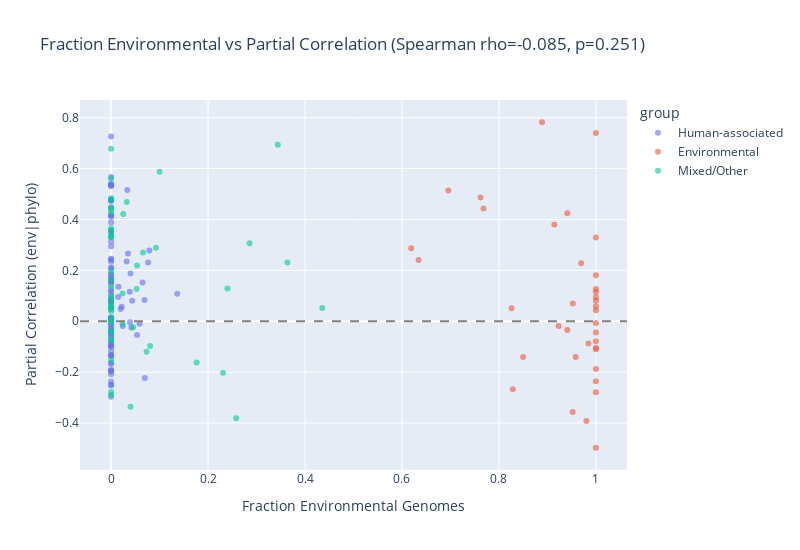

Source (notebook cell):
### Code cell
# Continuous: scatter of frac_env vs partial correlation
fig_cont = px.scatter(
    valid, x='frac_env', y='r_partial_emb_jaccard',
    color='group', hover_data=['short_name', 'n_genomes'],
    title=f'Fraction Environmental vs Partial Correlation (Spearman rho={rho_env:.3f}, p={p_env:.3f})',
    labels={'frac_env': 'Fraction Environmental Genomes',
            'r_partial_emb_jaccard': 'Partial Correlation (env|phylo)'},
    opacity=0.6,
)
fig_cont.add_hline(y=0, line_dash='dash', line_color='gray')
fig_cont.update_layout(width=800, height=550)
save_fig(fig_cont, 'frac_env_vs_partial_corr')
fig_cont.show()

### Figure 1 — Plotly figure (JSON) as saved in the notebook; plotly's stock layout.template omitted (floating-point values rounded to 4 significant figures; data arrays with more than 128 entries replaced by an {"elided": "..."} marker saying what was removed)
{"data": [{"customdata": {"elided": "93x2 mixed values"}, "hovertemplate": "group=Human-associated<br>Fraction Environmental Genomes=%{x}<br>Partial Correlation (env|phylo)=%{y}<br>short_name=%{customdata[0]}<br>n_genomes=%{customdata[1]}<extra></extra>", "legendgroup": "Human-associated", "marker": {"color": "#636efa", "opacity": 0.6, "symbol": "circle"}, "mode": "markers", "name": "Human-associated", "orientation": "v", "showlegend": true, "type": "scatter", "x": [0.04, 0.0, 0.024, 0.032, 0.0, 0.01463, 0.0, 0.0219, 0.07634, 0.06957, 0.0, 0.03846, 0.0, 0.0, 0.0, 0.03488, 0.03896, 0.06494, 0.0, 0.0, 0.1364, 0.0, 0.01515, 0.0, 0.0, 0.05357, 0.0, 0.0, 0.0, 0.0, 0.0, 0.01961, 0.0, 0.0, 0.04348, 0.0, 0.0, 0.0, 0.0, 0.0, 0.0, 0.0, 0.0, 0.0, 0.0, 0.0, 0.07895, 0.0, 0.0, 0.0, 0.0, 0.0, 0.0, 0.05882, 0.0, 0.0, 0.0, 0.0, 0.0, 0.0, 0.0, 0.0, 0.0, 0.03333, 0.0, 0.0, 0.06897, 0.0, 0.0, 0.0, 0.0, 0.0, 0.0, 0.0, 0.0, 0.0, 0.0, 0.04167, 0.0, 0.0, 0.0, 0.0, 0.0, 0.0, 0.0, 0.0, 0.0, 0.0, 0.0, 0.0, 0.0, 0.0, 0.0], "xaxis": "x", "y": [0.1874, -0.1175, -0.0183, 0.2346, 0.2949, 0.09541, -0.06699, 0.05657, 0.2311, -0.223, 0.2338, 0.1158, 0.2429, 0.1816, -0.0827, 0.2667, -0.003392, 0.1521, 0.07977, -0.2971, 0.1083, 0.3131, 0.1359, 0.04767, 0.008396, -0.05349, 0.2113, 0.01583, 0.1549, -0.09846, 0.4795, 0.04822, 0.1702, -0.2079, 0.08077, 0.3494, 0.06813, -0.02657, 0.5316, -0.04586, 0.7259, 0.2077, -0.1318, -0.01035, 0.01341, 0.1237, 0.2779, 0.07802, -0.01179, 0.08687, -0.196, 0.3886, 0.1159, -0.01008, 0.5402, 0.4724, -0.2364, 0.1023, 0.4754, -0.03792, 0.4101, -0.0487, -0.05728, 0.516, 0.5322, -0.1346, 0.08382, -0.1006, -0.1631, 0.1845, 0.1659, -0.1676, -0.2498, 0.448, 0.5389, 0.3564, -0.1379, -0.02465, 0.1471, -0.1944, 0.5669, 0.005538, -0.02915, 0.1581, 0.08532, -0.2527, 0.4166, 0.009812, -0.09624, 0.246, -0.1892, 0.4175, -0.08923], "yaxis": "y"}, {"customdata": [["Burkholderia_ubonensis", 257], ["Burkholderia_cepacia", 134], ["Sinorhizobium_meliloti", 104], ["Burkholderia_stagnalis", 99], ["Listeria_monocytogenes_C", 69], ["Mesorhizobium_sp002294985", 65], ["Mesorhizobium_wenxiniae", 64], ["Methanosarcina_mazei", 63], ["Microcystis_sp002282935", 62], ["Mesorhizobium_muleiense", 55], ["Phenylobacterium_sp020401865", 51], ["Microcoleus_sp004292955", 47], ["Rhizobium_leguminosarum_L", 46], ["Microcystis_aeruginosa", 35], ["Clavibacter_michiganensis", 35], ["Rhizobium_leguminosarum_E", 34], ["Burkholderia_territorii", 34], ["Mesorhizobium_sp003952425", 31], ["Bog-38_sp003162175", 29], ["RAAP-2_sp003138815", 28], ["Fen-455_sp003140595", 27], ["RAAP-2_sp003155915", 27], ["Microcystis_panniformis_A", 27], ["Rhabdaerophilum_sp020253445", 24], ["Bog-375_sp003142185", 24], ["Microcystis_aeruginosa_C", 23], ["Bog-209_sp003162935", 23], ["Mesorhizobium_sp004791025", 23], ["Mesorhizobium_sp004791585", 22], ["Mesorhizobium_sp004020645", 22], ["Rhodobacter_F_sp020250445", 21], ["Burkholderia_sp002223185", 21], ["Thiopontia_sp013349825", 21], ["Mesorhizobium_sp004791165", 21], ["Mesorhizobium_sp004022705", 20], ["Fen-455_sp003139355", 20], ["Burkholderia_arboris", 20]], "hovertemplate": "group=Environmental<br>Fraction Environmental Genomes=%{x}<br>Partial Correlation (env|phylo)=%{y}<br>short_name=%{customdata[0]}<br>n_genomes=%{customdata[1]}<extra></extra>", "legendgroup": "Environmental", "marker": {"color": "#EF553B", "opacity": 0.6, "symbol": "circle"}, "mode": "markers", "name": "Environmental", "orientation": "v", "showlegend": true, "type": "scatter", "x": [0.952, 0.6343, 0.9231, 0.9697, 0.7681, 0.9846, 1.0, 0.8889, 1.0, 1.0, 0.9804, 1.0, 0.6957, 0.9143, 0.8286, 0.9412, 0.9412, 1.0, 1.0, 1.0, 1.0, 1.0, 1.0, 0.9583, 1.0, 0.8261, 1.0, 1.0, 1.0, 1.0, 0.9524, 0.619, 0.7619, 1.0, 1.0, 1.0, 0.85], "xaxis": "x", "y": [-0.3564, 0.2403, -0.01815, 0.2282, 0.4436, -0.08691, 0.1805, 0.7822, 0.08092, 0.1154, -0.3918, 0.04329, 0.5144, 0.3807, -0.2668, -0.03448, 0.4247, -0.1099, -0.188, 0.1267, -0.1042, -0.04438, 0.7402, -0.1404, -0.4971, 0.05113, -0.07852, -0.2795, 0.09412, 0.3297, 0.07006, 0.2874, 0.4861, 0.05868, -0.2362, -0.006708, -0.1403], "yaxis": "y"}, {"customdata": [["Helicobacter_pylori", 251], ["Helicobacter_pylori_C", 247], ["Helicobacter_pylori_CI", 176], ["Klebsiella_aerogenes", 152], ["Bacteroides_uniformis", 142], ["Bacteroides_xylanisolvens", 138], ["Enterococcus_B_hirae", 127], ["Enterococcus_B_durans", 74], ["Blautia_A_wexlerae", 63], ["Aeromonas_veronii", 62], ["Burkholderia_vietnamiensis", 62], ["Aeromonas_hydrophila", 57], ["Curtobacterium_flaccumfaciens", 56], ["Streptococcus_sp001556435", 54], ["Burkholderia_contaminans", 54], ["Pseudomonas_E_syringae_M", 53], ["Sulfitobacter_mediterraneus", 50], ["Borreliella_burgdorferi", 48], ["Treponema_pallidum", 46], ["Pseudosulfitobacter_pseudonitzschiae", 46], ["Ligilactobacillus_murinus", 43], ["Clostridium_H_botulinum_B", 42], ["Ligilactobacillus_ruminis", 42], ["Thermus_scotoductus", 41], ["Staphylococcus_warneri", 40], ["Pseudomonas_E_syringae_Q", 38], ["Riemerella_anatipestifer", 38], ["Corynebacterium_pseudotuberculosis", 38], ["Bacteroides_stercoris", 35], ["Pseudomonas_E_asiatica", 35], ["Faecalibacterium_prausnitzii", 35], ["Escherichia_sp005843885", 34], ["Providencia_rettgeri_A", 34], ["Methylopumilus_universalis", 32], ["Francisella_philomiragia", 31], ["Citrobacter_werkmanii", 31], ["Thiodiazotropha_endolucinida", 30], ["Porphyromonas_gingivalis", 30], ["Enterococcus_D_gallinarum", 29], ["Phascolarctobacterium_faecium", 29], ["Citrobacter_A_amalonaticus", 29], ["Pseudomonas_E_paracarnis", 28], ["Prevotella_sp002409785", 28], ["Campylobacter_A_concisus_C", 27], ["Thiodiazotropha_sp003676145", 27], ["Pectobacterium_carotovorum", 26], ["Mammaliicoccus_lentus", 25], ["Cutibacterium_avidum", 25], ["Clostridium_cagae", 25], ["Shewanella_xiamenensis", 22], ["Parabacteroides_goldsteinii", 22], ["Prevotella_intermedia", 22], ["Planktothrix_agardhii", 20]], "hovertemplate": "group=Mixed/Other<br>Fraction Environmental Genomes=%{x}<br>Partial Correlation (env|phylo)=%{y}<br>short_name=%{customdata[0]}<br>n_genomes=%{customdata[1]}<extra></extra>", "legendgroup": "Mixed/Other", "marker": {"color": "#00cc96", "opacity": 0.6, "symbol": "circle"}, "mode": "markers", "name": "Mixed/Other", "orientation": "v", "showlegend": true, "type": "scatter", "x": [0.0, 0.0, 0.0, 0.06579, 0.0, 0.0, 0.02362, 0.0, 0.0, 0.08065, 0.4355, 0.05263, 0.05357, 0.0, 0.09259, 0.0, 0.04, 0.0, 0.0, 0.0, 0.0, 0.02381, 0.0, 0.07317, 0.025, 0.0, 0.0, 0.0, 0.0, 0.2857, 0.0, 0.1765, 0.0, 0.3438, 0.2581, 0.03226, 0.0, 0.0, 0.0, 0.0, 0.0, 0.0, 0.0, 0.0, 0.0, 0.2308, 0.0, 0.0, 0.24, 0.3636, 0.0, 0.04545, 0.1], "xaxis": "x", "y": [0.08572, 0.05276, -0.07325, 0.2707, 0.4401, 0.06884, 0.1092, 0.6778, 0.196, -0.09754, 0.05262, 0.1269, 0.2195, 0.1006, 0.2887, 0.003476, -0.3357, 0.03901, -0.07146, -0.2767, 0.3306, -0.01003, 0.3364, -0.12, 0.4213, 0.0554, -0.003673, 0.4455, 0.3566, 0.3064, 0.3329, -0.1622, -0.2885, 0.6935, -0.3811, 0.4688, 0.137, -0.04287, 0.05533, 0.4768, 0.4273, 0.3652, 0.01245, 0.5603, -0.1528, -0.202, -0.03693, 0.1656, 0.129, 0.2314, 0.4839, -0.0237, 0.5878], "yaxis": "y"}], "layout": {"height": 550, "legend": {"title": {"text": "group"}, "tracegroupgap": 0}, "shapes": [{"line": {"color": "gray", "dash": "dash"}, "type": "line", "x0": 0, "x1": 1, "xref": "x domain", "y0": 0, "y1": 0, "yref": "y"}], "title": {"text": "Fraction Environmental vs Partial Correlation (Spearman rho=-0.085, p=0.251)"}, "width": 800, "xaxis": {"anchor": "y", "domain": [0.0, 1.0], "title": {"text": "Fraction Environmental Genomes"}}, "yaxis": {"anchor": "x", "domain": [0.0, 1.0], "title": {"text": "Partial Correlation (env|phylo)"}}}}
